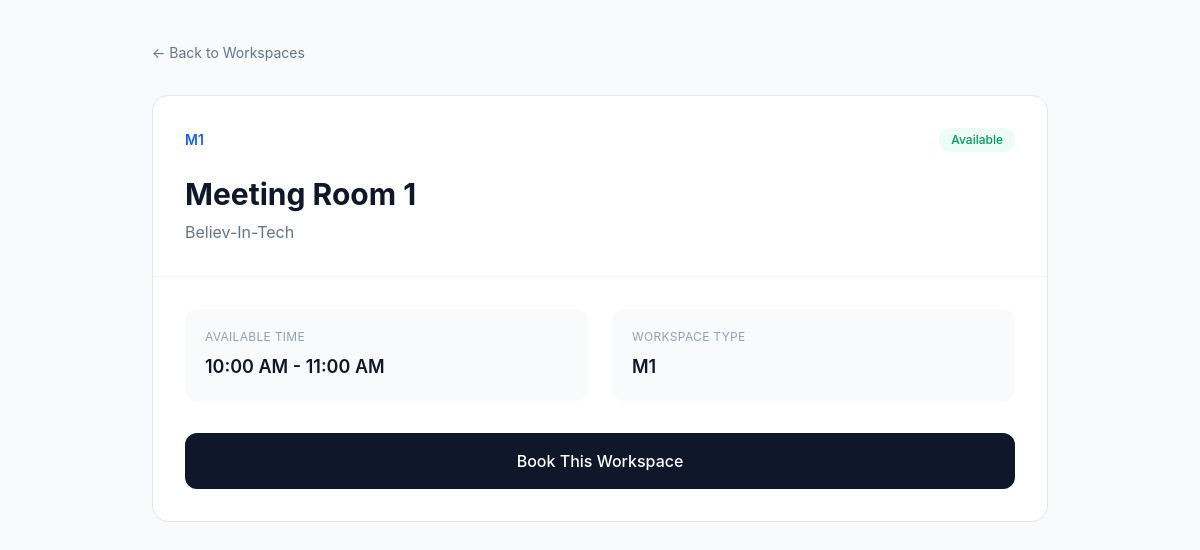
The page /pages/workspace-details.php?id=1 (signed in) on the database its author committed.
### tables this page shows
CREATE TABLE `workspaces` (
  `id` int(11) NOT NULL,
  `company_name` varchar(100) NOT NULL,
  `workspace_name` varchar(100) NOT NULL,
  `type` varchar(10) NOT NULL,
  `status` varchar(20) NOT NULL DEFAULT 'Available',
  `time_slot` varchar(50) NOT NULL
);

### pages/workspace-details.php (the view, shortened to what this page needs)
<?php
require_once "../config/database.php";
$id = (int) $_GET['id'];
$sql = "SELECT * FROM workspaces WHERE id = ?";
$stmt = $conn->prepare($sql);
$stmt->bind_param("i", $id);
$stmt->execute();
$result = $stmt->get_result();
$workspace = $result->fetch_assoc();
?>
<!DOCTYPE html>
<html lang="en">
<head>
    <link rel="stylesheet" href="../assets/css/output.css">
</head>
<body class="bg-slate-50 text-slate-900">
<div class="min-h-screen p-6 lg:p-10">
    <div class="max-w-4xl mx-auto">
        <a href="workspaces.php"
           class="inline-flex items-center text-sm text-slate-500 hover:text-blue-600 mb-8">
            ← Back to Workspaces
        </a>
        <div class="bg-white border border-slate-200 rounded-2xl overflow-hidden">
            <div class="p-8">
                <div class="flex items-center justify-between">
                    <span class="text-sm font-semibold text-blue-600">
                        <?= htmlspecialchars($workspace['type']) ?>
                    </span>
                    <span class="px-3 py-1 text-xs font-medium rounded-full bg-emerald-50 text-emerald-600">
                        <?= htmlspecialchars($workspace['status']) ?>
                    </span>
                </div>
                <h1 class="text-3xl font-bold mt-6">
                    <?= htmlspecialchars($workspace['workspace_name']) ?>
                </h1>
                <p class="text-slate-500 mt-2">
                    <?= htmlspecialchars($workspace['company_name']) ?>
                </p>
            </div>
            <div class="border-t border-slate-100 p-8">
                <div class="grid grid-cols-1 md:grid-cols-2 gap-6">
                    <div class="bg-slate-50 rounded-xl p-5">
                        <p class="text-xs uppercase tracking-wide text-slate-400">
                            Available Time
                        </p>
                        <p class="text-lg font-semibold mt-2">
                            <?= htmlspecialchars($workspace['time_slot']) ?>
                        </p>
                    </div>
                    <div class="bg-slate-50 rounded-xl p-5">
                        <p class="text-xs uppercase tracking-wide text-slate-400">
                            Workspace Type
                        </p>
                        <p class="text-lg font-semibold mt-2">
                            <?= htmlspecialchars($workspace['type']) ?>
                        </p>
                    </div>
                </div>
                <a
                 href="book-workspace.php?id=<?= $workspace['id'] ?>"
                 class="block text-center w-full mt-8 py-4 rounded-xl bg-slate-900 text-white font-medium hover:bg-blue-600 transition">
                  Book This Workspace
                   </a>
            </div>
        </div>
    </div>
</div>
</body>
</html>

### rows shown on the page
workspaces: type "M1", status "Available", workspace_name "Meeting Room 1", company_name "Believ-In-Tech", time_slot "10:00 AM - 11:00 AM"
